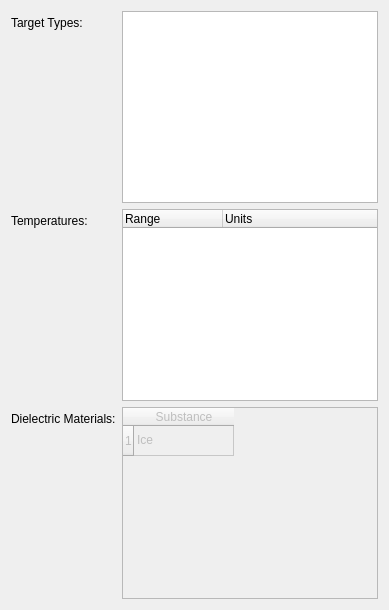
      <widget class="QWidget" name="tab">
       <attribute name="title">
        <string>Target</string>
       </attribute>
       <layout class="QFormLayout" name="formLayout_3">
        <property name="fieldGrowthPolicy">
         <enum>QFormLayout::AllNonFixedFieldsGrow</enum>
        </property>
        <item row="0" column="0">
         <widget class="QLabel" name="label_26">
          <property name="text">
           <string>Target Types:</string>
          </property>
         </widget>
        </item>
        <item row="0" column="1">
         <widget class="QTreeView" name="treeTypes">
          <property name="toolTip">
           <string>TODO</string>
          </property>
          <property name="statusTip">
           <string>Specify the targets to be considered. These may be built-in ddscat shapes, or they may be sets of shape files, subject to any additional constraints.</string>
          </property>
         </widget>
        </item>
        <item row="1" column="0">
         <widget class="QLabel" name="label_30">
          <property name="text">
           <string>Temperatures:</string>
          </property>
         </widget>
        </item>
        <item row="2" column="0">
         <widget class="QLabel" name="label_31">
          <property name="text">
           <string>Dielectric Materials:</string>
          </property>
         </widget>
        </item>
        <item row="2" column="1">
         <widget class="QTableWidget" name="tableDielectrics">
          <property name="enabled">
           <bool>false</bool>
          </property>
          <property name="contextMenuPolicy">
           <enum>Qt::CustomContextMenu</enum>
          </property>
          <property name="statusTip">
           <string>NOT IMPLEMENTED. Eventually will allow for specification of different dielectric materials...</string>
          </property>
          <property name="dragEnabled">
           <bool>false</bool>
          </property>
          <property name="rowCount">
           <number>1</number>
          </property>
          <property name="columnCount">
           <number>1</number>
          </property>
          <row>
           <property name="text">
            <string>1</string>
           </property>
          </row>
          <column>
           <property name="text">
            <string>Substance</string>
           </property>
          </column>
          <item row="0" column="0">
           <property name="text">
            <string>Ice</string>
           </property>
          </item>
         </widget>
        </item>
        <item row="1" column="1">
         <widget class="QTreeWidget" name="treeTemps">
          <property name="contextMenuPolicy">
           <enum>Qt::CustomContextMenu</enum>
          </property>
          <property name="statusTip">
           <string>Specify temperature values. Range notation (min:lin span:max) accepted.</string>
          </property>
          <property name="alternatingRowColors">
           <bool>true</bool>
          </property>
          <property name="selectionMode">
           <enum>QAbstractItemView::ExtendedSelection</enum>
          </property>
          <column>
           <property name="text">
            <string>Range</string>
           </property>
          </column>
          <column>
           <property name="text">
            <string>Units</string>
           </property>
          </column>
         </widget>
        </item>
       </layout>
      </widget>
